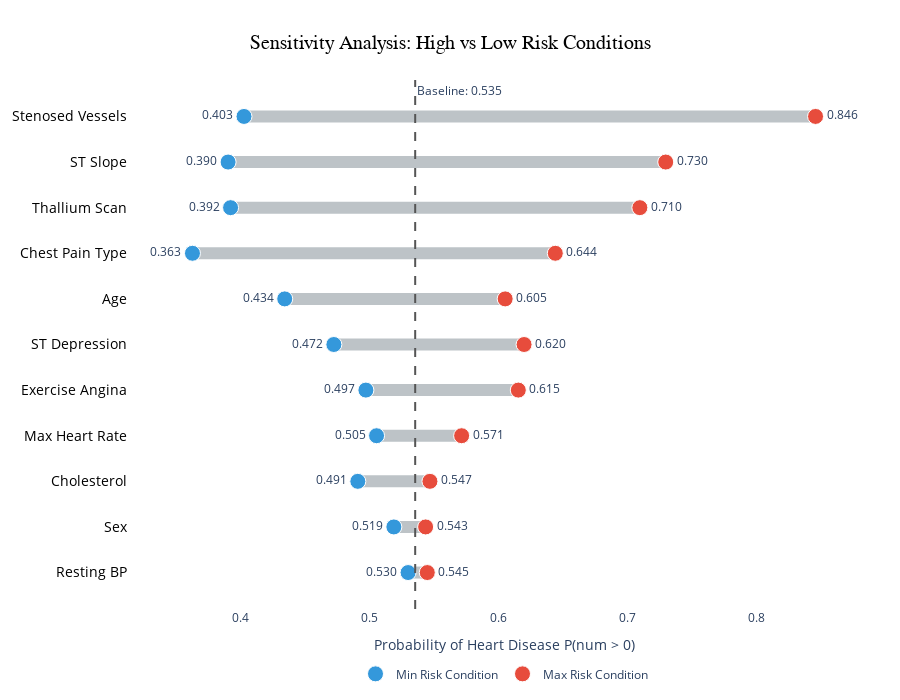

This figure's notebook cell:
### Markdown cell above
## Sensitivity analysis (Plotly)
Interactive sensitivity plot with human-readable labels/tooltips.

### Code cell
import pandas as pd
import plotly.graph_objects as go
from pgmpy.inference import BeliefPropagation

def plot_sensitivity_analysis_with_labels(
    bn_model,
    data_df,
    display_names=None,
    bin_labels=None, # <--- New Parameter
    outfile: str = "bn_sensitivity_final.html",
):
    """
    Final Version: Interactive Sensitivity Analysis.
    Displays HUMAN-READABLE labels in tooltips instead of raw bin numbers.
    """
    print("Starting sensitivity analysis (with readable labels)...")
    
    # --- 1. Calculation Logic ---
    infer = BeliefPropagation(bn_model)
    evidence_cols = [c for c in data_df.columns if c != "num"]
    results = {}

    # Calculate Baseline
    try:
        q_baseline = infer.query(variables=["num"], show_progress=False)
        if 0 in q_baseline.state_names["num"]:
            p_healthy_baseline = q_baseline.values[q_baseline.state_names["num"].index(0)]
        else:
            p_healthy_baseline = 0.0
        baseline_p_sick = 1.0 - p_healthy_baseline
    except Exception:
        baseline_p_sick = 0.5 
    
    print(f"Baseline P(Heart Disease) = {baseline_p_sick:.3f}")

    # Loop through features
    for col in evidence_cols:
        min_p = 1.0
        max_p = 0.0
        
        # Store the readable label string instead of just the number
        min_state_label = "N/A"
        max_state_label = "N/A"
        
        possible_values = sorted(data_df[col].unique())
        valid_calc = False

        for val in possible_values:
            try:
                q_res = infer.query(
                    variables=["num"], evidence={col: val}, show_progress=False
                )
                
                if 0 in q_res.state_names["num"]:
                    idx_0 = q_res.state_names["num"].index(0)
                    p_healthy = q_res.values[idx_0]
                else:
                    p_healthy = 0.0
                
                p_sick = 1.0 - p_healthy
                
                # Retrieve readable label using helper
                current_label = get_label(col, val) if bin_labels else str(val)

                # Track Max
                if p_sick > max_p:
                    max_p = p_sick
                    max_state_label = current_label # <--- Store Label
                
                # Track Min
                if p_sick < min_p:
                    min_p = p_sick
                    min_state_label = current_label # <--- Store Label

                valid_calc = True
            except Exception:
                continue
        
        if not valid_calc:
            results[col] = (baseline_p_sick, baseline_p_sick, "N/A", "N/A")
        else:
            results[col] = (max_p, min_p, max_state_label, min_state_label)

    # --- 2. Data Preparation ---
    df_results = pd.DataFrame.from_dict(
        results, orient="index", columns=["Max P", "Min P", "Max Label", "Min Label"]
    )
    df_results["Range"] = df_results["Max P"] - df_results["Min P"]
    df_results = df_results.sort_values(by="Range", ascending=True)

    if display_names:
        labels = [display_names.get(col, col) for col in df_results.index]
    else:
        labels = df_results.index.tolist()

    # --- 3. Plotting ---
    color_max = "#e74c3c"
    color_min = "#3498db"
    color_bar = "#bdc3c7"
    color_base = "#555555"

    fig = go.Figure()

    # A. Connecting Bar
    for i, (idx, row) in enumerate(df_results.iterrows()):
        fig.add_trace(go.Scatter(
            x=[row["Min P"], row["Max P"]],
            y=[labels[i], labels[i]],
            mode='lines',
            line=dict(color=color_bar, width=12),
            showlegend=False,
            hoverinfo='skip'
        ))

    # B. Min Risk Points
    fig.add_trace(go.Scatter(
        x=df_results["Min P"],
        y=labels,
        mode='markers+text',
        name='Min Risk Condition',
        marker=dict(color=color_min, size=16, line=dict(width=1, color='white')),
        text=[f'{x:.3f}' for x in df_results["Min P"]],
        textposition="middle left",
        
        # Pass Readable Label to CustomData
        customdata=df_results["Min Label"],
        
        hovertemplate=(
            "<b>Feature: %{y}</b><br>" +
            "Condition: <b>%{customdata}</b><br>" + # Displays: "Age < 45" or "Female"
            "Risk Probability: %{x:.3f}" +
            "<extra></extra>"
        )
    ))

    # C. Max Risk Points
    fig.add_trace(go.Scatter(
        x=df_results["Max P"],
        y=labels,
        mode='markers+text',
        name='Max Risk Condition',
        marker=dict(color=color_max, size=16, line=dict(width=1, color='white')),
        text=[f'{x:.3f}' for x in df_results["Max P"]],
        textposition="middle right",
        
        # Pass Readable Label to CustomData
        customdata=df_results["Max Label"],
        
        hovertemplate=(
            "<b>Feature: %{y}</b><br>" +
            "Condition: <b>%{customdata}</b><br>" + # Displays: "Asymptomatic" or "High BP"
            "Risk Probability: %{x:.3f}" +
            "<extra></extra>"
        )
    ))

    # D. Baseline
    fig.add_vline(
        x=baseline_p_sick,
        line_width=2,
        line_dash="dash",
        line_color=color_base,
        annotation_text=f"Baseline: {baseline_p_sick:.3f}", 
        annotation_position="top right"
    )

    # E. Layout
    fig.update_layout(
        title={
            'text': 'Sensitivity Analysis: High vs Low Risk Conditions',
            'y':0.95, 'x':0.5, 'xanchor': 'center', 'yanchor': 'top',
            'font': dict(size=20, color='black', family="Arial")
        },
        xaxis=dict(
            title='Probability of Heart Disease P(num > 0)',
            range=[max(0, df_results["Min P"].min() - 0.05), min(1.0, df_results["Max P"].max() + 0.05)],
            showgrid=False,
            zeroline=False
        ),
        yaxis=dict(
            showgrid=False,
            tickfont=dict(size=14, color='black')
        ),
        plot_bgcolor='white',
        paper_bgcolor='white',
        legend=dict(orientation="h", yanchor="bottom", y=-0.15, xanchor="center", x=0.5),
        margin=dict(l=20, r=20, t=80, b=80),
        height=700,
        hoverlabel=dict(bgcolor="white", font_size=14, font_family="Arial")
    )

    fig.write_html(outfile)
    print(f"Final Interactive plot saved to {outfile}")
    fig.show()
    
    return df_results


_ = plot_sensitivity_analysis_with_labels(
    bn_model,
    train_df_disc,
    display_names=DISPLAY_NAMES,
    bin_labels=BIN_LABELS, # <--- Crucial Step
    outfile="results/bn_sensitivity_final.html"
)

### Figure 1 — Plotly figure (JSON) as saved in the notebook; plotly's stock layout.template omitted (floating-point values rounded to 4 significant figures)
{"data": [{"hoverinfo": "skip", "line": {"color": "#bdc3c7", "width": 12}, "mode": "lines", "showlegend": false, "type": "scatter", "x": [0.5299, 0.5448], "y": ["Resting BP", "Resting BP"]}, {"hoverinfo": "skip", "line": {"color": "#bdc3c7", "width": 12}, "mode": "lines", "showlegend": false, "type": "scatter", "x": [0.5189, 0.5435], "y": ["Sex", "Sex"]}, {"hoverinfo": "skip", "line": {"color": "#bdc3c7", "width": 12}, "mode": "lines", "showlegend": false, "type": "scatter", "x": [0.4909, 0.5468], "y": ["Cholesterol", "Cholesterol"]}, {"hoverinfo": "skip", "line": {"color": "#bdc3c7", "width": 12}, "mode": "lines", "showlegend": false, "type": "scatter", "x": [0.5054, 0.5714], "y": ["Max Heart Rate", "Max Heart Rate"]}, {"hoverinfo": "skip", "line": {"color": "#bdc3c7", "width": 12}, "mode": "lines", "showlegend": false, "type": "scatter", "x": [0.4972, 0.6154], "y": ["Exercise Angina", "Exercise Angina"]}, {"hoverinfo": "skip", "line": {"color": "#bdc3c7", "width": 12}, "mode": "lines", "showlegend": false, "type": "scatter", "x": [0.4723, 0.6198], "y": ["ST Depression", "ST Depression"]}, {"hoverinfo": "skip", "line": {"color": "#bdc3c7", "width": 12}, "mode": "lines", "showlegend": false, "type": "scatter", "x": [0.4342, 0.6052], "y": ["Age", "Age"]}, {"hoverinfo": "skip", "line": {"color": "#bdc3c7", "width": 12}, "mode": "lines", "showlegend": false, "type": "scatter", "x": [0.3626, 0.6441], "y": ["Chest Pain Type", "Chest Pain Type"]}, {"hoverinfo": "skip", "line": {"color": "#bdc3c7", "width": 12}, "mode": "lines", "showlegend": false, "type": "scatter", "x": [0.3922, 0.7096], "y": ["Thallium Scan", "Thallium Scan"]}, {"hoverinfo": "skip", "line": {"color": "#bdc3c7", "width": 12}, "mode": "lines", "showlegend": false, "type": "scatter", "x": [0.3903, 0.7297], "y": ["ST Slope", "ST Slope"]}, {"hoverinfo": "skip", "line": {"color": "#bdc3c7", "width": 12}, "mode": "lines", "showlegend": false, "type": "scatter", "x": [0.4026, 0.8459], "y": ["Stenosed Vessels", "Stenosed Vessels"]}, {"customdata": ["< 140", "Female", "< 200", ">= 150", "No", "< 1", "< 45", "Non-anginal Pain", "Normal", "Upsloping", "0 vessels"], "hovertemplate": "<b>Feature: %{y}</b><br>Condition: <b>%{customdata}</b><br>Risk Probability: %{x:.3f}<extra></extra>", "marker": {"color": "#3498db", "line": {"color": "white", "width": 1}, "size": 16}, "mode": "markers+text", "name": "Min Risk Condition", "text": ["0.530", "0.519", "0.491", "0.505", "0.497", "0.472", "0.434", "0.363", "0.392", "0.390", "0.403"], "textposition": "middle left", "type": "scatter", "x": [0.5299, 0.5189, 0.4909, 0.5054, 0.4972, 0.4723, 0.4342, 0.3626, 0.3922, 0.3903, 0.4026], "y": ["Resting BP", "Sex", "Cholesterol", "Max Heart Rate", "Exercise Angina", "ST Depression", "Age", "Chest Pain Type", "Thallium Scan", "ST Slope", "Stenosed Vessels"]}, {"customdata": [">= 140", "Male", "> 239", "< 150", "Yes", "> 1", "> 60", "Asymptomatic", "Reversable Defect", "Downsloping", "3 vessels"], "hovertemplate": "<b>Feature: %{y}</b><br>Condition: <b>%{customdata}</b><br>Risk Probability: %{x:.3f}<extra></extra>", "marker": {"color": "#e74c3c", "line": {"color": "white", "width": 1}, "size": 16}, "mode": "markers+text", "name": "Max Risk Condition", "text": ["0.545", "0.543", "0.547", "0.571", "0.615", "0.620", "0.605", "0.644", "0.710", "0.730", "0.846"], "textposition": "middle right", "type": "scatter", "x": [0.5448, 0.5435, 0.5468, 0.5714, 0.6154, 0.6198, 0.6052, 0.6441, 0.7096, 0.7297, 0.8459], "y": ["Resting BP", "Sex", "Cholesterol", "Max Heart Rate", "Exercise Angina", "ST Depression", "Age", "Chest Pain Type", "Thallium Scan", "ST Slope", "Stenosed Vessels"]}], "layout": {"annotations": [{"showarrow": false, "text": "Baseline: 0.535", "x": 0.5354, "xanchor": "left", "xref": "x", "y": 1, "yanchor": "top", "yref": "y domain"}], "height": 700, "hoverlabel": {"bgcolor": "white", "font": {"family": "Arial", "size": 14}}, "legend": {"orientation": "h", "x": 0.5, "xanchor": "center", "y": -0.15, "yanchor": "bottom"}, "margin": {"b": 80, "l": 20, "r": 20, "t": 80}, "paper_bgcolor": "white", "plot_bgcolor": "white", "shapes": [{"line": {"color": "#555555", "dash": "dash", "width": 2}, "type": "line", "x0": 0.5354, "x1": 0.5354, "xref": "x", "y0": 0, "y1": 1, "yref": "y domain"}], "title": {"font": {"color": "black", "family": "Arial", "size": 20}, "text": "Sensitivity Analysis: High vs Low Risk Conditions", "x": 0.5, "xanchor": "center", "y": 0.95, "yanchor": "top"}, "xaxis": {"range": [0.3126, 0.8959], "showgrid": false, "title": {"text": "Probability of Heart Disease P(num > 0)"}, "zeroline": false}, "yaxis": {"showgrid": false, "tickfont": {"color": "black", "size": 14}}}}
